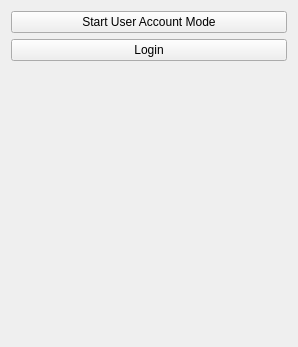
<?xml version="1.0" encoding="UTF-8"?>
<ui version="4.0">
 <class>OpenLIFULogin</class>
 <widget class="qMRMLWidget" name="OpenLIFULogin">
  <property name="geometry">
   <rect>
    <x>0</x>
    <y>0</y>
    <width>298</width>
    <height>347</height>
   </rect>
  </property>
  <layout class="QVBoxLayout" name="verticalLayout">
   <item>
    <widget class="QPushButton" name="userAccountModePushButton">
     <property name="text">
      <string>Start User Account Mode</string>
     </property>
     <property name="autoDefault">
      <bool>false</bool>
     </property>
     <property name="default">
      <bool>false</bool>
     </property>
    </widget>
   </item>
   <item>
    <widget class="QPushButton" name="loginLogoutButton">
     <property name="text">
      <string>Login</string>
     </property>
    </widget>
   </item>
   <item>
    <widget class="QLabel" name="loginStateNotificationLabel">
     <property name="alignment">
      <set>Qt::AlignCenter</set>
     </property>
    </widget>
   </item>
   <item>
    <spacer name="verticalSpacer">
     <property name="orientation">
      <enum>Qt::Vertical</enum>
     </property>
     <property name="sizeHint" stdset="0">
      <size>
       <width>20</width>
       <height>40</height>
      </size>
     </property>
    </spacer>
   </item>
  </layout>
 </widget>
 <customwidgets>
  <customwidget>
   <class>qMRMLWidget</class>
   <extends>QWidget</extends>
   <header>qMRMLWidget.h</header>
   <container>1</container>
  </customwidget>
 </customwidgets>
 <resources/>
 <connections/>
</ui>
